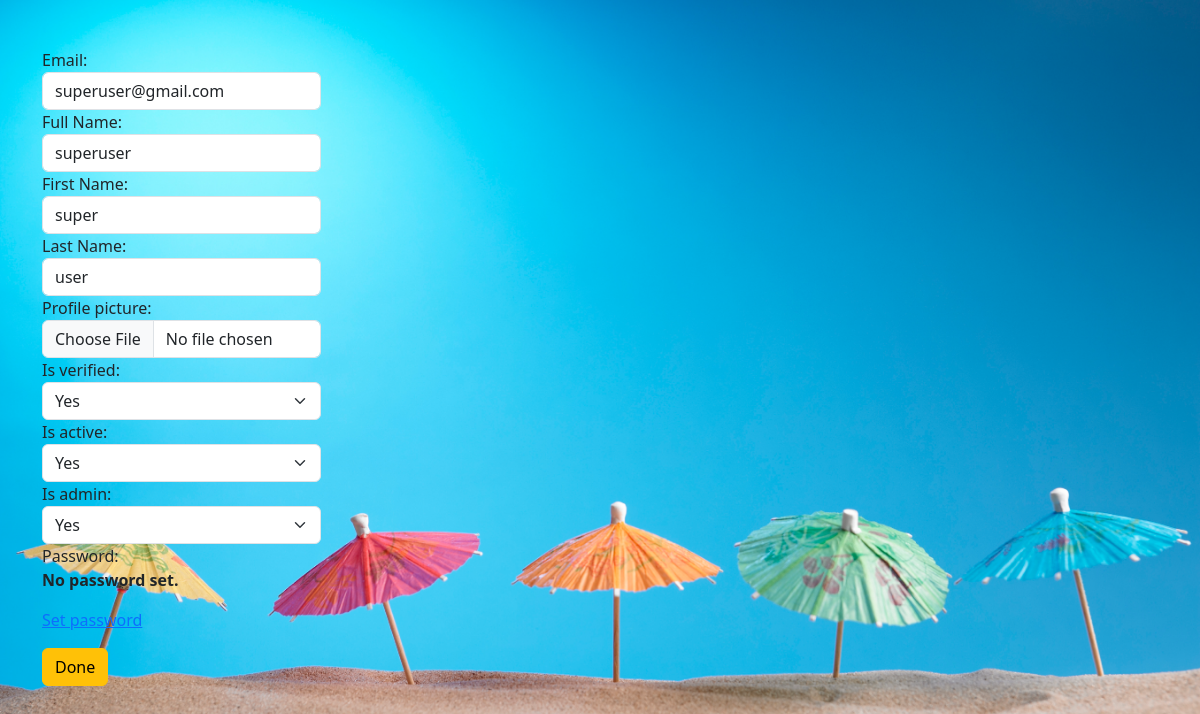
/reg/userdet/1 (signed in), run on the app's committed database.
### registration/models.py (models this page shows, shortened)
class User(AbstractBaseUser):
    email = models.EmailField(max_length=200, verbose_name="Email", unique=True)
    username = models.CharField(max_length=70, verbose_name="Full Name")
    first_name = models.CharField(max_length=70, verbose_name="First Name")
    last_name = models.CharField(max_length=70, verbose_name="Last Name")
    profile_picture = models.ImageField(upload_to ='uploads/',blank=True, null=True)
    is_verified = models.BooleanField(default=False)
    otp = models.CharField(max_length=6, blank=True, null=True)
    is_active = models.BooleanField(default=True)
    is_admin = models.BooleanField(default=False)
    created_at = models.DateTimeField(auto_now_add= True)
    updated_at = models.DateTimeField(auto_now=True)
    last_login = models.DateTimeField(auto_now=True)
    objects = UserManager()
    USERNAME_FIELD = 'email'
    REQUIRED_FIELDS = ['username','otp','first_name','last_name']

### registration/views.py (the view)
# urls.py: path('userdet/<int:pk>',views.userdetailpage, name='userdetails'),
@login_required
def userdetailpage(request, pk):
    if request.user.is_authenticated:
        if request.method == "GET":      ## "POST"
            if request.user.is_admin == True:
                user = User.objects.get(pk = pk)
                fm = AdminProfileForm(instance= user)
            else:
                fm = AdminProfileForm(instance= request.user)
        else:
            fm = AdminProfileForm(instance= request.user)
        return render(request, 'registration/userdetail.html', {'FORM':fm})
    else:
        return HttpResponseRedirect('/reg/login/')

### registration/templates/registration/userdetail.html (shortened to what this page needs)
{% extends 'registration/create.html' %}
{% load static %}
{% block formcontent %}
<div class="container mt-5">
    <form action="" method="GET" class="d-inline" novalidate>
        {% for form in FORM %}
        <div class="form-group col-3">
            {{form.label_tag}}  <br>
            {{form}} {{form.errors|striptags}}
        </div>
        {% endfor %}
        <input type="submit" value="Done" class="btn btn-warning">
    </form>
</div>
{% endblock formcontent %}

### registration/static/css/my.css (style rules this page uses)
#bg { background-size: cover; background-position: center; background-repeat: no-repeat; }

### data on the page
User: FORM "superuser@gmail.com" "superuser" "super" "user" "Yes" "Yes" "Yes" "No password set. Set password"
